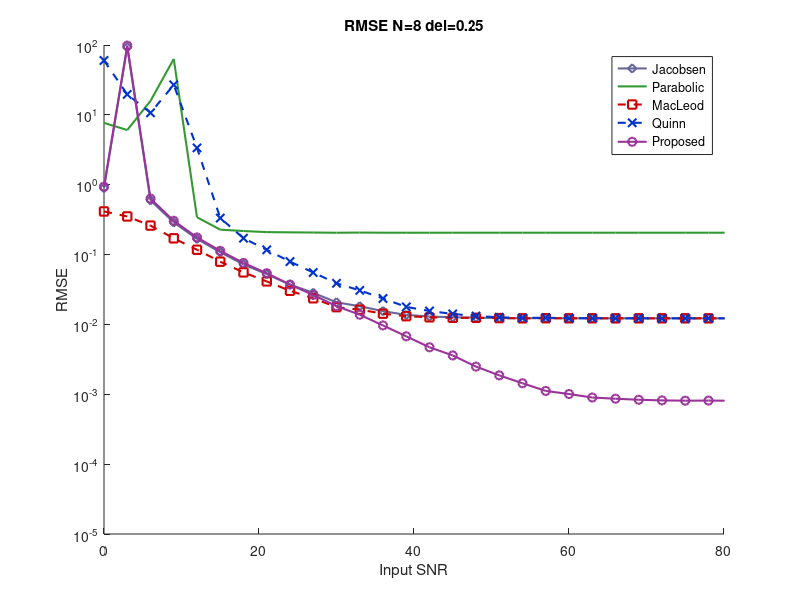

The MATLAB source for this figure:
clear; clc;

N = 8; %N Point DFT
n = 0:1:N-1; 
xn = 1*(exp(1i*(pi*0.65)*n)); %Signal x[n]
signalPower = sum(abs(xn.^2)); %Signal Power of x[n]

SNR = zeros(1,80); %Vector to store SNR values

%Initialsing vectors to store RMSE values for different Estimators
RMSEJacobsen = zeros(1,80);
RMSECandan = zeros(1,80);
RMSEParabolic = zeros(1,80);
RMSEQuinn = zeros(1,80);
RMSEMacleod = zeros(1,80);


d = 0.25; %Given delta = 0.25
I = 1; %Variable to iterate the RMSE and SNR array
T = 1000;

%Calculating noise power for varying SNR
for SN=0:3:81 %Varying SNR
  Ps = signalPower; %Fixing the signal power
  biasjsum = 0;
  biascsum = 0;
  biaspsum = 0;
  biasqsum = 0;
  biasmsum = 0;
  
  for int=0:T %Running trials by varying phase for signals 
    Pn = Ps*(10^(-SN/10)); %Calculating power of noise from SNR and Power of Signal
    nzv=sqrt(Pn)*randn(1,N); %Generating a noise signal 
    
    %Get kpeak of the signal = xn + noise
    sig = xn+nzv; %Adding noise to the input signal
    DFT = fft(sig,N);
    [Max,kp] = max(abs(DFT)); %DFT of Noisy Signal
    
    w = 2*pi*(kp+d)/N; %Generating a new signal with frequency such that delta = 0.25     
    r = 1*(exp(1i*w*n));
    rn = r + nzv; %r[n] = Ae + w[n]
  
    R = fft(rn,N);
    
    %Using mod, as DFT if N perioic
    %This avoids out-of-bound error when kp is the last index in R
    
    Rkp = R(mod(kp,N)+1);
    RkpM = R(kp);
    RkpP = R(mod(kp+1,N)+1);
  
    %We add one to the index obtained from max(), because MATLAB has
    %1-based indexing but DFT has 0-based indexing
    
    %Estimating delta by using different estimators formula
    
    deltaJacobsen = real((RkpM-RkpP)/(2*Rkp-RkpM-RkpP));
    
    biasCorrectionfactor = (tan(pi/N)*N/pi);
    deltaCandan = biasCorrectionfactor*real((RkpM-RkpP)/(2*Rkp-RkpM-RkpP));
    
    deltaParabolic = ((abs(RkpP)-abs(RkpM))/(4*abs(Rkp)- 2*abs(RkpM) - 2*abs(RkpP)));
    
    dMac = real(RkpM*conj(Rkp)-RkpP*conj(Rkp))/real(2*abs(Rkp).^2 + RkpM*conj(Rkp) + RkpP*conj(Rkp));
    deltaMacleod = (sqrt(1+8*dMac^2)-1)/(4*dMac);
    
    %Quinn:
    a1 = real(RkpM/Rkp);
    a2 = real(RkpP/Rkp);
    dq1 = a1/(1-a1);
    dq2 = a2/(1-a2);
    if dq1>0 && dq2>0
        dQuinn = dq2;
    else
        dQuinn = dq1;
    end
    
    
    biasjsum = biasjsum + abs(deltaJacobsen-d)^2;
    biascsum = biascsum + abs(deltaCandan-d)^2;
    biaspsum = biaspsum + abs(deltaParabolic-d)^2;
    biasmsum = biasmsum + abs(deltaMacleod-d)^2;
    biasqsum = biasqsum + abs(dQuinn-d)^2;
  end
  RMSEJacobsen(I) = sqrt(biasjsum/T);
  RMSECandan(I) = sqrt(biascsum/T);
  RMSEMacleod(I) = sqrt(biasmsum/T);
  RMSEQuinn(I) = sqrt(biasqsum/T);
  RMSEParabolic(I) = sqrt(biaspsum/T);

  SNR(I) = SN;
  I = I+1;
  
end				

hold on;

plot(SNR, RMSEJacobsen, '-d','color','#666699','LineWidth',1.5);
plot(SNR, RMSEParabolic,'color','#339933','LineWidth',1.5);
plot(SNR, RMSEMacleod , '--s','color','#cc0000','LineWidth',1.5);
plot(SNR, RMSEQuinn , '--x','color','#0033cc','LineWidth',1.5);
plot(SNR, RMSECandan, '-o','color','#993399','LineWidth',1.5);

set(gca, 'YScale', 'log')
ylim([0.00001 100]);
xlim([0 80]);
xlabel('Input SNR');
ylabel('RMSE');
title('RMSE N=8 del=0.25');
legend('Jacobsen','Parabolic','MacLeod','Quinn','Proposed');
